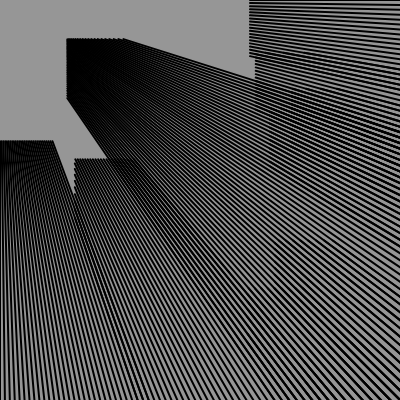
Frame 1 (no input)
Frame 60 (no input): identical to frame 1, image omitted
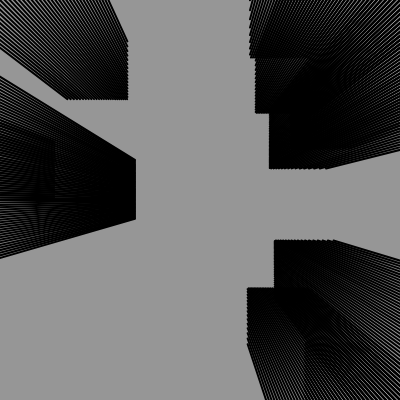
Frame 120 (the mouse pressed at the canvas centre since frame 60)

The p5.js sketch that drew these frames (run headless with seeded random() and noise() and a simulated clock; from frame 60 on, the mouse is pressed at the canvas centre):

// p5.js sketch
// ── sketch.js

var lp1;
var lp2;
var rps = [];
var rs = 60;

var size = 10;

function setup(){
  createCanvas(400, 400);
  lp1 = createVector(200, 200);
  lp2 = createVector(300, 100);
  for(var i=0;i<10;i++){
    rps.push(createVector(random(width), random(height)));
  }
}

function draw(){
  background(150);

  for(var a=0;a<Math.PI*2;a+=Math.PI/256){
    var mv = createVector(mouseX, mouseY);
    lp2 = p5.Vector.fromAngle(a, width*2).add(mv);
    rps.forEach(rp=>{
      var ip = squarelineintersect(mv, lp2, rp, rs);
      if(ip){
        strokeWeight(2);
        line(lp2.x, lp2.y, ip.x, ip.y);
      }
    });
  }
}

function squarelineintersect(lp1, lp2, rp, rs){
  var rps = [createVector(rp.x-rs/2,rp.y-rs/2),createVector(rp.x-rs/2,rp.y+rs/2),createVector(rp.x+rs/2,rp.y+rs/2),createVector(rp.x+rs/2,rp.y-rs/2)];
  var rls = [];
  var prev = rps[3];
  rps.forEach(p=>{
    rls.push({b0:prev,b1:p});
    prev = p;
  });
  var slp = null;
  var rs = Infinity;
  rls.forEach(l=>{
    var ip = intersectpoint(l.b0, l.b1, lp1, lp2);
    if(ip!=null){
      var d = dist(lp1.x, lp1.y, ip.x, ip.y);
    }
    if(ip!=null&&d<rs){
      rs = d;
      slp = ip;
    }
  });
  return slp;
}

function intersectpoint(a,b,c,d){
  var den = (a.x-b.x)*(c.y-d.y)-(a.y-b.y)*(c.x-d.x);
  var t = ((a.x-c.x)*(c.y-d.y)-(a.y-c.y)*(c.x-d.x))/den;
  var u = -((a.x-b.x)*(a.y-c.y)-(a.y-b.y)*(a.x-c.x))/den;
  if(t>0&&t<1&&u>0&&u<1){
    return createVector(a.x+t*(b.x-a.x), a.y+t*(b.y-a.y));
  }else{
    return null;
  }
}
